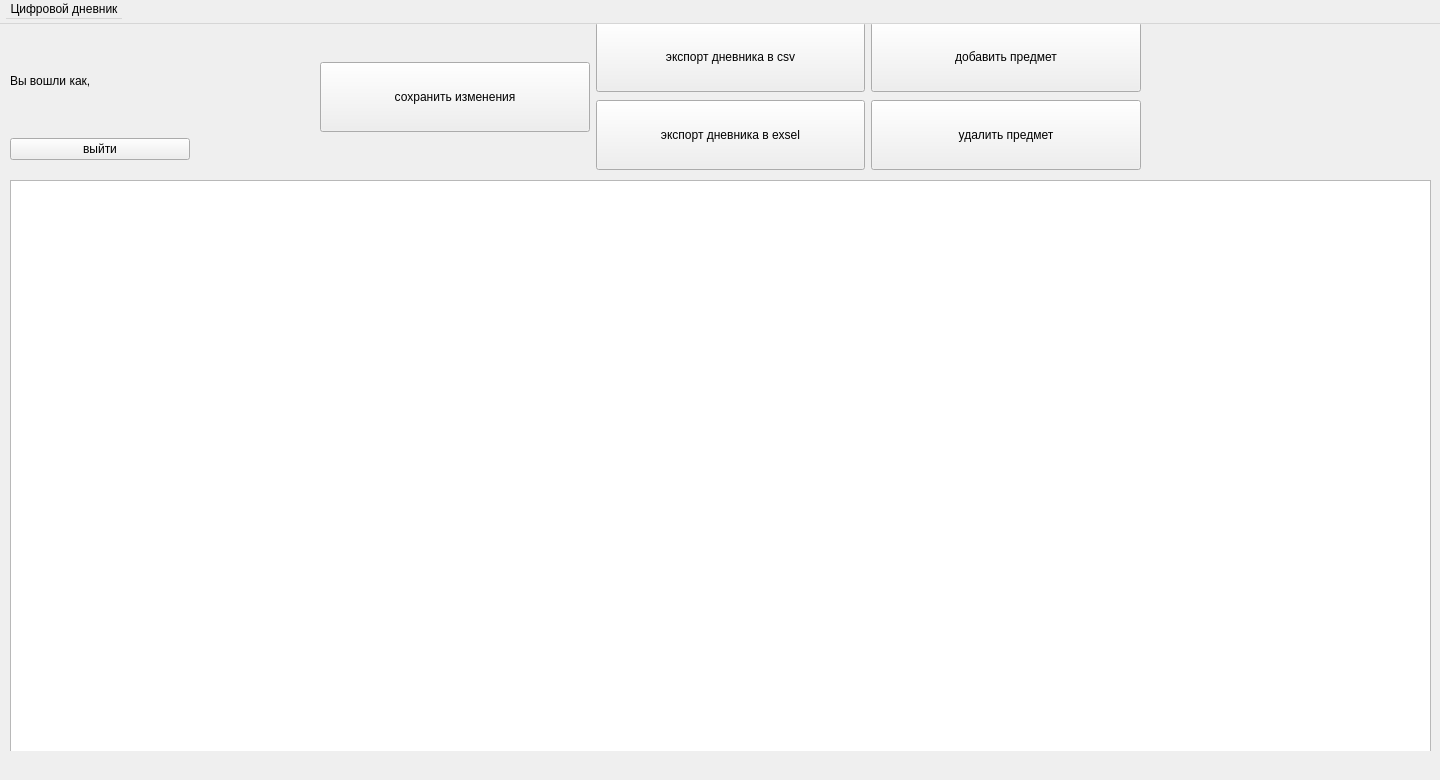
<?xml version="1.0" encoding="UTF-8"?>
<ui version="4.0">
 <class>MainWindow</class>
 <widget class="QWidget" name="MainWindow">
  <property name="geometry">
   <rect>
    <x>0</x>
    <y>0</y>
    <width>1440</width>
    <height>780</height>
   </rect>
  </property>
  <property name="minimumSize">
   <size>
    <width>1440</width>
    <height>780</height>
   </size>
  </property>
  <property name="maximumSize">
   <size>
    <width>1440</width>
    <height>780</height>
   </size>
  </property>
  <property name="windowTitle">
   <string>MainWindow</string>
  </property>
  <widget class="QWidget" name="centralwidget" native="true">
   <property name="geometry">
    <rect>
     <x>0</x>
     <y>0</y>
     <width>1441</width>
     <height>751</height>
    </rect>
   </property>
   <widget class="QWidget" name="horizontalLayoutWidget">
    <property name="geometry">
     <rect>
      <x>320</x>
      <y>20</y>
      <width>821</width>
      <height>154</height>
     </rect>
    </property>
    <layout class="QHBoxLayout" name="horizontalLayout">
     <item>
      <widget class="QPushButton" name="saveButton">
       <property name="minimumSize">
        <size>
         <width>0</width>
         <height>70</height>
        </size>
       </property>
       <property name="text">
        <string>сохранить изменения</string>
       </property>
      </widget>
     </item>
     <item>
      <layout class="QVBoxLayout" name="verticalLayout_2">
       <item>
        <widget class="QPushButton" name="csvExport">
         <property name="minimumSize">
          <size>
           <width>0</width>
           <height>70</height>
          </size>
         </property>
         <property name="text">
          <string>экспорт дневника в csv</string>
         </property>
        </widget>
       </item>
       <item>
        <widget class="QPushButton" name="exselExport">
         <property name="minimumSize">
          <size>
           <width>0</width>
           <height>70</height>
          </size>
         </property>
         <property name="text">
          <string>экспорт дневника в exsel</string>
         </property>
        </widget>
       </item>
      </layout>
     </item>
     <item>
      <layout class="QVBoxLayout" name="verticalLayout_3">
       <item>
        <widget class="QPushButton" name="addSubj">
         <property name="minimumSize">
          <size>
           <width>0</width>
           <height>70</height>
          </size>
         </property>
         <property name="text">
          <string>добавить предмет</string>
         </property>
        </widget>
       </item>
       <item>
        <widget class="QPushButton" name="delSubj">
         <property name="minimumSize">
          <size>
           <width>0</width>
           <height>70</height>
          </size>
         </property>
         <property name="text">
          <string>удалить предмет</string>
         </property>
        </widget>
       </item>
      </layout>
     </item>
    </layout>
   </widget>
   <widget class="QWidget" name="verticalLayoutWidget_4">
    <property name="geometry">
     <rect>
      <x>10</x>
      <y>30</y>
      <width>181</width>
      <height>151</height>
     </rect>
    </property>
    <layout class="QVBoxLayout" name="verticalLayout_4">
     <item>
      <widget class="QLabel" name="greetingLabel">
       <property name="maximumSize">
        <size>
         <width>16777215</width>
         <height>60</height>
        </size>
       </property>
       <property name="text">
        <string>Вы вошли как, </string>
       </property>
      </widget>
     </item>
     <item>
      <widget class="QPushButton" name="logoutButton">
       <property name="maximumSize">
        <size>
         <width>180</width>
         <height>16777215</height>
        </size>
       </property>
       <property name="text">
        <string>выйти</string>
       </property>
      </widget>
     </item>
    </layout>
   </widget>
   <widget class="QTableView" name="tableView">
    <property name="geometry">
     <rect>
      <x>10</x>
      <y>180</y>
      <width>1421</width>
      <height>581</height>
     </rect>
    </property>
   </widget>
  </widget>
  <widget class="QMenuBar" name="menuBar">
   <property name="geometry">
    <rect>
     <x>0</x>
     <y>0</y>
     <width>1440</width>
     <height>24</height>
    </rect>
   </property>
   <widget class="QMenu" name="menu">
    <property name="title">
     <string>Цифровой дневник</string>
    </property>
    <addaction name="action_about"/>
   </widget>
   <addaction name="menu"/>
  </widget>
  <action name="actionkvf">
   <property name="text">
    <string>kvf</string>
   </property>
  </action>
  <action name="action_about">
   <property name="text">
    <string>О программе</string>
   </property>
  </action>
  <action name="action_quit">
   <property name="text">
    <string>Закрыть</string>
   </property>
  </action>
 </widget>
 <resources/>
 <connections/>
</ui>
